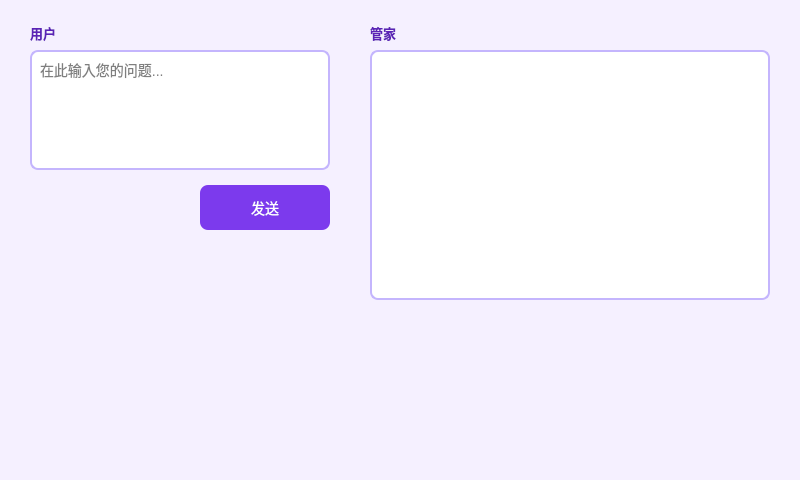
<?xml version="1.0" encoding="UTF-8"?>
<ui version="4.0">
 <class>AiPage</class>
 <widget class="QWidget" name="AiPage">
  <property name="geometry">
   <rect>
    <x>0</x>
    <y>0</y>
    <width>800</width>
    <height>480</height>
   </rect>
  </property>
  <property name="windowTitle">
   <string>AI助手</string>
  </property>
  <property name="styleSheet">
   <string notr="true">
QWidget#AiPage{background-color: #F5F0FF;}
QPushButton{background-color:#7C3AED; color:white; border:none; border-radius:8px; font-size:14px; padding:8px;}
QPushButton:hover{background-color:#6D28D9;}
QPushButton:pressed{background-color:#5B21B6;}
QLineEdit{border:2px solid #C4B5FD; border-radius:8px; background:white; padding:6px; font-size:14px;}
QTextEdit{border:2px solid #C4B5FD; border-radius:8px; background:white; padding:6px; font-size:13px;}
QLabel{font-size:13px; color:#5B21B6;}
   </string>
  </property>
  <widget class="QLabel" name="label">
   <property name="geometry">
    <rect>
     <x>30</x>
     <y>20</y>
     <width>80</width>
     <height>25</height>
    </rect>
   </property>
   <property name="font">
    <font>
     <pointsize>14</pointsize>
     <bold>true</bold>
    </font>
   </property>
   <property name="text">
    <string>用户</string>
   </property>
  </widget>
  <widget class="QLineEdit" name="lineEdit">
   <property name="geometry">
    <rect>
     <x>30</x>
     <y>50</y>
     <width>300</width>
     <height>120</height>
    </rect>
   </property>
   <property name="placeholderText">
    <string>在此输入您的问题...</string>
   </property>
   <property name="alignment">
    <set>Qt::AlignTop|Qt::AlignLeft</set>
   </property>
  </widget>
  <widget class="QPushButton" name="pushButton">
   <property name="geometry">
    <rect>
     <x>200</x>
     <y>185</y>
     <width>130</width>
     <height>45</height>
    </rect>
   </property>
   <property name="text">
    <string>发送</string>
   </property>
  </widget>
  <widget class="QLabel" name="label_2">
   <property name="geometry">
    <rect>
     <x>370</x>
     <y>20</y>
     <width>80</width>
     <height>25</height>
    </rect>
   </property>
   <property name="font">
    <font>
     <pointsize>14</pointsize>
     <bold>true</bold>
    </font>
   </property>
   <property name="text">
    <string>管家</string>
   </property>
  </widget>
  <widget class="QTextEdit" name="textEdit">
   <property name="geometry">
    <rect>
     <x>370</x>
     <y>50</y>
     <width>400</width>
     <height>250</height>
    </rect>
   </property>
   <property name="readOnly">
    <bool>true</bool>
   </property>
  </widget>
 </widget>
 <resources/>
 <connections/>
</ui>
